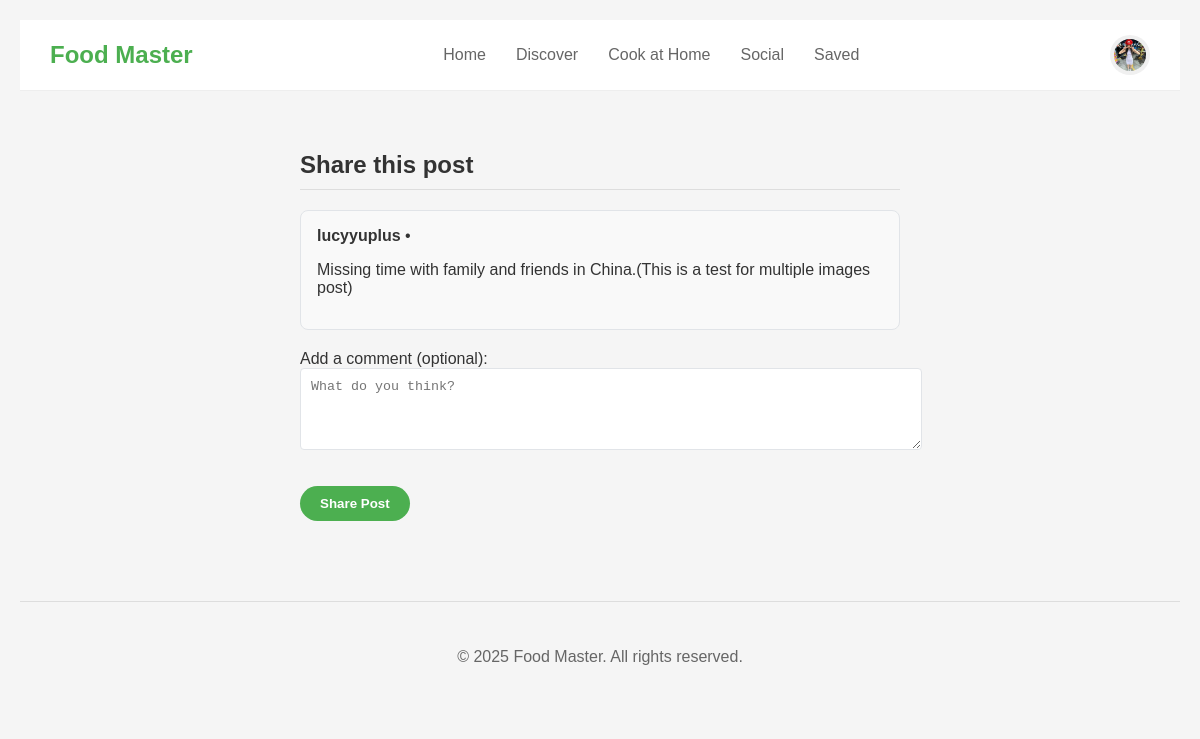
The app's page /share/42/ (signed in) with its own data.
### foodmaster/models.py (models this page shows, shortened)
class Profile(models.Model):
    user = models.OneToOneField(User, on_delete=models.CASCADE)
    full_name = models.CharField(max_length=255, blank=True)
    bio = models.TextField(blank=True, null=True)
    profile_image = models.ImageField(upload_to='profile_images/', blank=True, null=True)
    followers = models.ManyToManyField(settings.AUTH_USER_MODEL, related_name='following_profiles', blank=True)
    following = models.ManyToManyField(
        settings.AUTH_USER_MODEL,
        related_name='followers_profiles',
        blank=True
    )

class Post(models.Model):
    author = models.ForeignKey(settings.AUTH_USER_MODEL, on_delete=models.CASCADE)
    content = models.TextField()
    category = models.CharField(max_length=50, blank=True, null=True)
    tags = models.JSONField(default=list, blank=True)
    created_at = models.DateTimeField(auto_now_add=True)
    updated_at = models.DateTimeField(auto_now=True)
    photo = models.ImageField(upload_to='post_photos/', blank=True, null=True)
    likes = models.ManyToManyField(settings.AUTH_USER_MODEL, related_name='liked_posts', blank=True)
    shared_from = models.ForeignKey('self', null=True, blank=True, on_delete=models.SET_NULL, related_name='shares')
    shared_restaurant_place_id = models.CharField(max_length=255, blank=True, null=True)
    shared_restaurant_name = models.CharField(max_length=255, blank=True, null=True)
    shared_restaurant_city = models.CharField(max_length=255, blank=True, null=True)
    shared_cuisine = models.CharField(max_length=255, blank=True, null=True)

### foodmaster/views.py (the view)
# urls.py: path('share/<int:post_id>/', views.share_post_view, name='share_post'),
@login_required
def share_post_view(request, post_id):
    original_post = get_object_or_404(Post, id=post_id)
    if request.method == 'POST':
        comment = request.POST.get('comment', '')
        new_post = Post.objects.create(
            author=request.user,
            content=comment,
            category=original_post.category,
            tags=original_post.tags,
            shared_from=original_post,
        )
        if original_post.photo:
            new_post.photo = original_post.photo
        new_post.save()
        messages.success(request, "Post shared successfully!")
        return redirect('social_feed')
    else:
        context = {
            'original_post': original_post,
        }
        return render(request, 'foodmaster/share_post.html', context)

### foodmaster/templates/foodmaster/share_post.html (shortened to what this page needs)
{% extends 'foodmaster/base.html' %}
{% block content %}
<div style="max-width: 600px; margin: 0 auto; padding: 20px;">
  <h2>Share this post</h2>
  <div style="background-color: #f9f9f9; border: 1px solid #e1e4e8; border-radius: 8px; padding: 16px; margin-bottom: 20px;">
    <strong>{{ original_post.author }}</strong> &bull; {{ original_post.time_ago }}<br>
    <p>{{ original_post.content }}</p>
  </div>
  <form method="post" action="{% url 'share_post' original_post.id %}">
    <div class="form-group">
      <label for="comment">Add a comment (optional):</label>
      <textarea name="comment" id="comment" rows="4" style="width: 100%; padding: 10px; border: 1px solid #e1e4e8; border-radius: 4px;" placeholder="What do you think?"></textarea>
    </div>
    <button type="submit" class="btn btn-primary" style="margin-top: 16px;">Share Post</button>
  </form>
</div>
{% endblock %}

### foodmaster/templates/foodmaster/base.html (shortened to what this page needs)
{% load static %}
<!DOCTYPE html>
<html lang="en">
<head>
  <link rel="stylesheet" href="{% static 'foodmaster/styles.css' %}">
</head>
<body>
  <div class="navbar">
    <div class="logo">Food Master</div>
    <div class="nav-menu">
      <div class="nav-menu">
        <a href="{% url 'home' %}"
           class="nav-link {% if request.resolver_match.url_name == 'home' or request.resolver_match.url_name == 'dashboard' %}active{% endif %}">Home</a>
        <a href="{% url 'restaurant_search' %}"
           class="nav-link {% if request.resolver_match.url_name == 'restaurant_search' %}active{% endif %}">Discover</a>
        <a href="{% url 'recipe_search' %}"
           class="nav-link {% if request.resolver_match.url_name == 'recipe_search' %}active{% endif %}">Cook at Home</a>
        <a href="{% url 'social_feed' %}"
           class="nav-link {% if request.resolver_match.url_name == 'social_feed' %}active{% endif %}">Social</a>
           <a href="{% url 'saved' %}"
           class="nav-link {% if request.resolver_match.url_name == 'saved' %}active{% endif %}">Saved</a>
      </div>
    </div>
    <div class="user-menu">
      <a href="{% url 'profile' %}" class="user-avatar">
        {% if user.is_authenticated and user.profile.profile_image %}
          <img src="{{ user.profile.profile_image.url }}" alt="Profile Image" style="width:32px; height:32px; border-radius:50%; object-fit: cover;">
        {% else %}
          👤
        {% endif %}
      </a>
    </div>
  </div>
  <div class="container">
    {% block content %}{% endblock %}
    <footer>
      <p>&copy; {% now "Y" %} Food Master. All rights reserved.</p>
    </footer>
  </div>
</body>
</html>

### foodmaster/static/foodmaster/styles.css (style rules this page uses)
body { font-family: Arial, sans-serif; margin: 0; padding: 20px; background-color: #f5f5f5; color: #333; }
.container { max-width: 1200px; margin: 0 auto; }
h2 { font-size: 24px; margin-bottom: 20px; padding-bottom: 10px; border-bottom: 1px solid #ddd; }
.navbar { display: flex; justify-content: space-between; align-items: center; padding: 15px 30px; background-color: white; border-bottom: 1px solid #eee; margin-bottom: 20px; }
.logo { font-weight: bold; font-size: 24px; color: #4CAF50; }
.nav-menu { display: flex; gap: 30px; }
.nav-link { text-decoration: none; color: #666; font-weight: 500; }
.user-menu { display: flex; align-items: center; gap: 20px; }
.btn { padding: 10px 20px; border-radius: 20px; border: none; font-weight: bold; cursor: pointer; }
.btn-primary { background-color: #4CAF50; color: white; }
.form-group { margin-bottom: 20px; }
footer { margin-top: 60px; padding: 30px 0; text-align: center; border-top: 1px solid #ddd; color: #666; }
.user-avatar { width: 40px; height: 40px; border-radius: 50%; background-color: #f0f0f0; display: flex; align-items: center; justify-content: center; }
.form-group { margin-bottom: 1rem; }

### records on screen
Post: author "lucyyuplus", content "Missing time with family and friends in China.(This is a test for multiple images post)"
